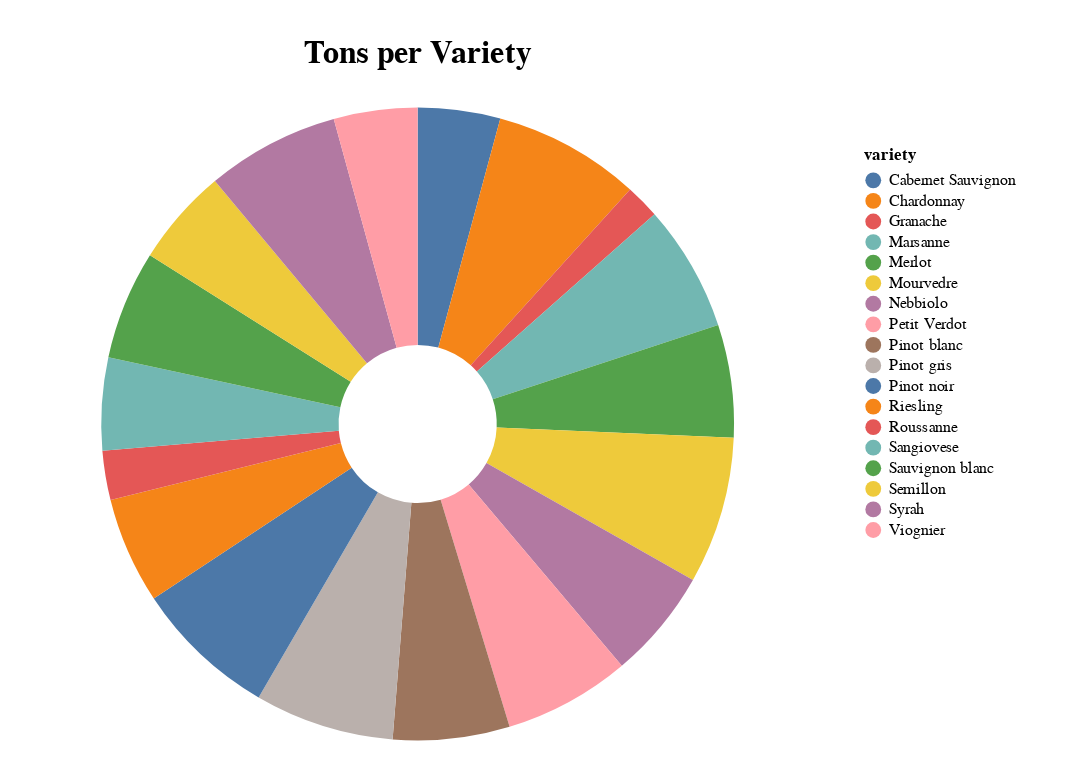

Here is the notebook cell this chart was saved with:
### Code cell
chart = requests.get('http://127.0.0.1:8000/graph/df-tons-by-variety-buyer').json()
Chart.from_dict(chart)

### Figure 1 — Vega-Lite specification as saved in the notebook (floating-point values rounded to 4 significant figures)
{"config": {"view": {"continuousWidth": 400, "continuousHeight": 300, "stroke": "#FFF"}, "legend": {"padding": 24}, "title": {"fontSize": 20, "offset": 24}}, "data": {"name": "data-877f2c3e8d82e619846a7fb049b126c4"}, "mark": {"type": "arc", "innerRadius": 50}, "datasets": {"data-877f2c3e8d82e619846a7fb049b126c4": [{"variety": "Cabernet Sauvignon", "tons": 325}, {"variety": "Chardonnay", "tons": 580}, {"variety": "Granache", "tons": 135}, {"variety": "Marsanne", "tons": 500}, {"variety": "Merlot", "tons": 445}, {"variety": "Mourvedre", "tons": 580}, {"variety": "Nebbiolo", "tons": 435}, {"variety": "Petit Verdot", "tons": 500}, {"variety": "Pinot blanc", "tons": 460}, {"variety": "Pinot gris", "tons": 550}, {"variety": "Pinot noir", "tons": 565}, {"variety": "Riesling", "tons": 420}, {"variety": "Roussanne", "tons": 195}, {"variety": "Sangiovese", "tons": 365}, {"variety": "Sauvignon blanc", "tons": 430}, {"variety": "Semillon", "tons": 385}, {"variety": "Syrah", "tons": 525}, {"variety": "Viognier", "tons": 330}]}, "encoding": {"color": {"field": "variety", "type": "nominal"}, "theta": {"field": "tons", "type": "quantitative"}, "tooltip": [{"field": "tons", "type": "quantitative"}, {"field": "variety", "type": "nominal"}]}, "height": 400, "padding": 24, "title": "Tons per Variety", "width": 480, "$schema": "https://vega.github.io/schema/vega-lite/v4.17.0.json"}
